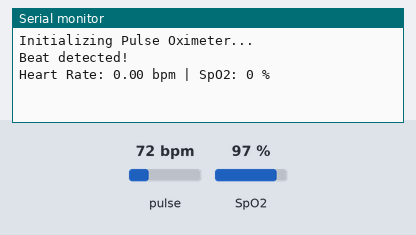
Simulated run of this sketch. Board: Arduino Uno, built with avr-gcc and run on an emulated ATmega328P. On the bench: the last lines printed to the serial monitor. Inputs (shaded band) come from the test bench; at power-on: pulse 72 bpm, SpO2 97 %.

Above: at 1.2 s.
1.3 s: pulse set to 42 bpm
At 2.6 s:
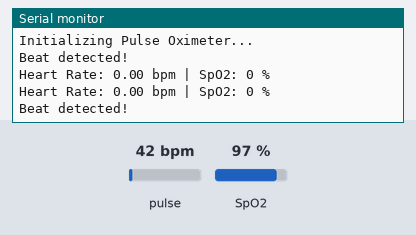
2.8 s: SpO2 set to 80 %
At 3.5 s:
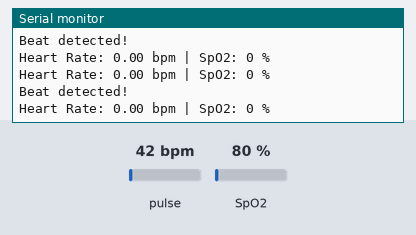
4.3 s: pulse set to 70 bpm
At 7.8 s:
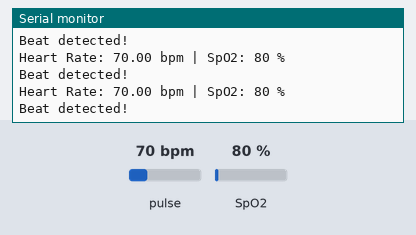
Timing chart, 0 to 9.3 s (numbered marks = the images above; inputs shaded):
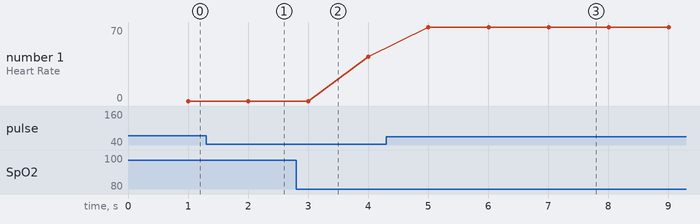

The sketch:

max30100.ino
```cpp
#include <Wire.h>
#include "MAX30100_PulseOximeter.h"

#define REPORTING_PERIOD_MS 1000  // Reporting interval

PulseOximeter pox;
uint32_t lastReportTime = 0;

void onBeatDetected() {
    Serial.println("Beat detected!");
}

void setup() {
    Serial.begin(115200);
    Serial.println("Initializing Pulse Oximeter...");

    if (!pox.begin()) {
        Serial.println("MAX30100 not found! Check wiring.");
        while (1);
    }

    pox.setOnBeatDetectedCallback(onBeatDetected);
    pox.setIRLedCurrent(MAX30100_LED_CURR_7_6MA);  // Adjust LED current if needed
}

void loop() {
    pox.update();

    if (millis() - lastReportTime > REPORTING_PERIOD_MS) {
        Serial.print("Heart Rate: ");
        Serial.print(pox.getHeartRate());
        Serial.print(" bpm | SpO2: ");
        Serial.print(pox.getSpO2());
        Serial.println(" %");
        lastReportTime = millis();
    }
}
```

Measured:
- after the input at 4.3 s, the serial monitor: prints a new line after 0.71 s (image 3)
- plotted number 1: 42 → 70 after the input at 4.3 s
